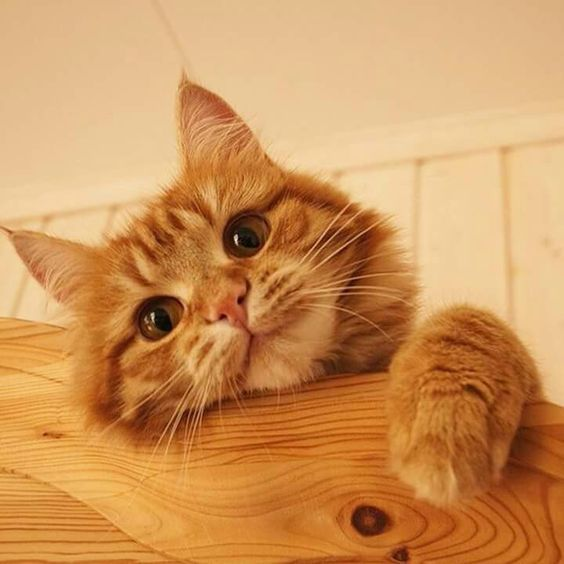
#> input picture practical/images/cat.jpg, 564 x 564 px
$ python gaussiannoise.py
#> lines starting #> are read from the running program, lines starting #| are printed output that depends on the picture
import cv2
import numpy as np

img = cv2.imread("images/cat.jpg", 0)
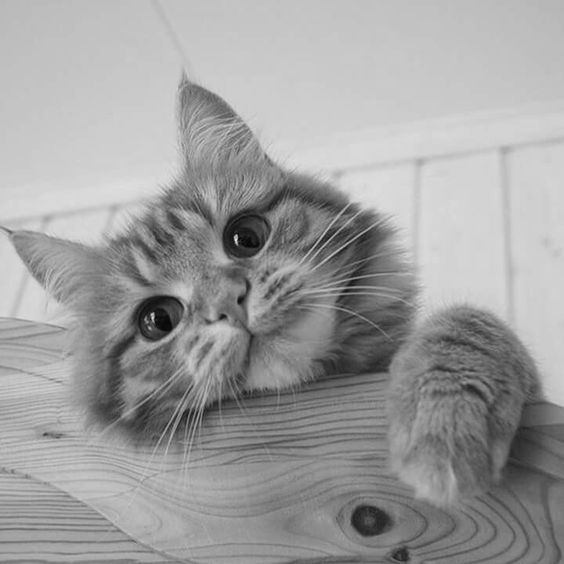
#> img: shape (564, 564); min 2, max 232, mean 158.6

height, width = img.shape
#> height = 564; width = 564

mean = 0
std = 50

gaussian_noise = np.zeros(shape=(height, width), dtype=np.uint8)

for i in range(height):
    for j in range(width):
        gaussian_noise[i, j] = img[i, j] + np.random.normal(mean, std)
        gaussian_noise[i, j] = np.clip(gaussian_noise[i, j], 0, 255)
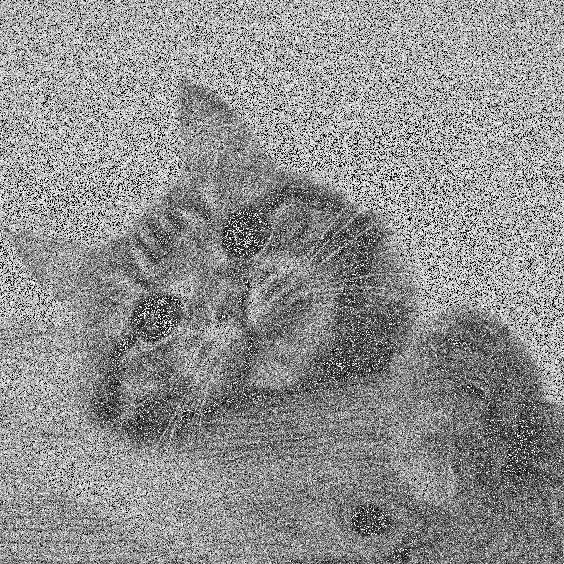
#> gaussian_noise: shape (564, 564); min 0, max 255, mean 143.7


cv2.imshow("Original", img)

cv2.imshow("Gaussian Noise", gaussian_noise)

cv2.waitKey(0)

cv2.destroyAllWindows()

$ run again, with practical/images/say.jpg copied over practical/images/cat.jpg
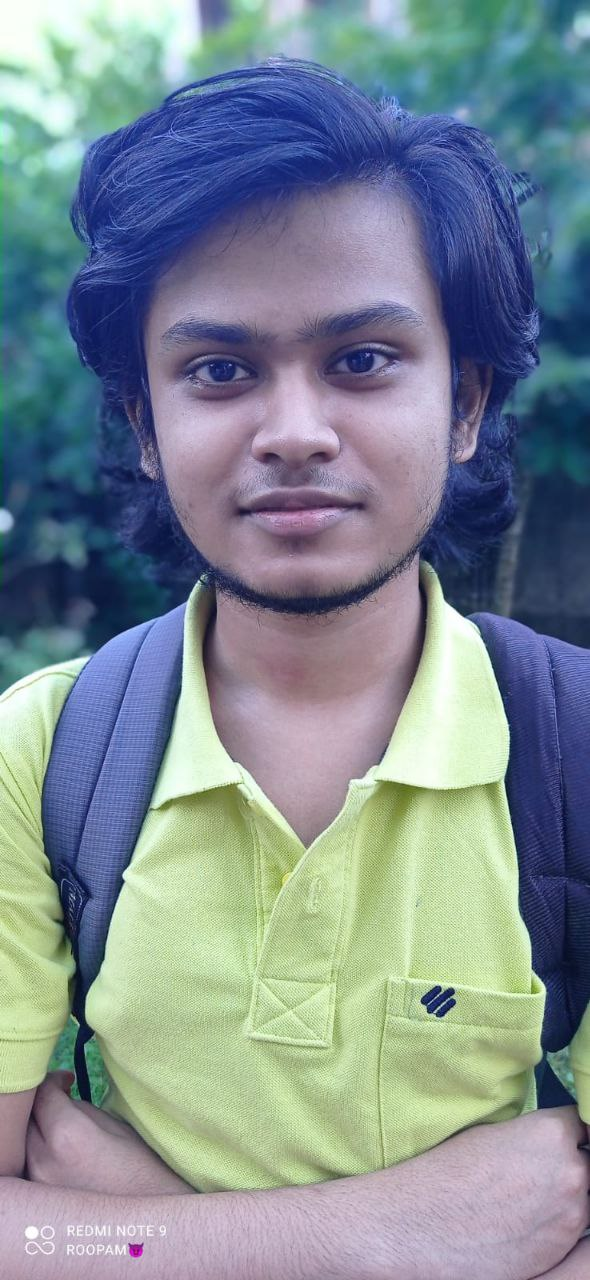
#> input picture practical/images/say.jpg, 590 x 1280 px
#> `img = cv2.imread("images/cat.jpg", 0)`:
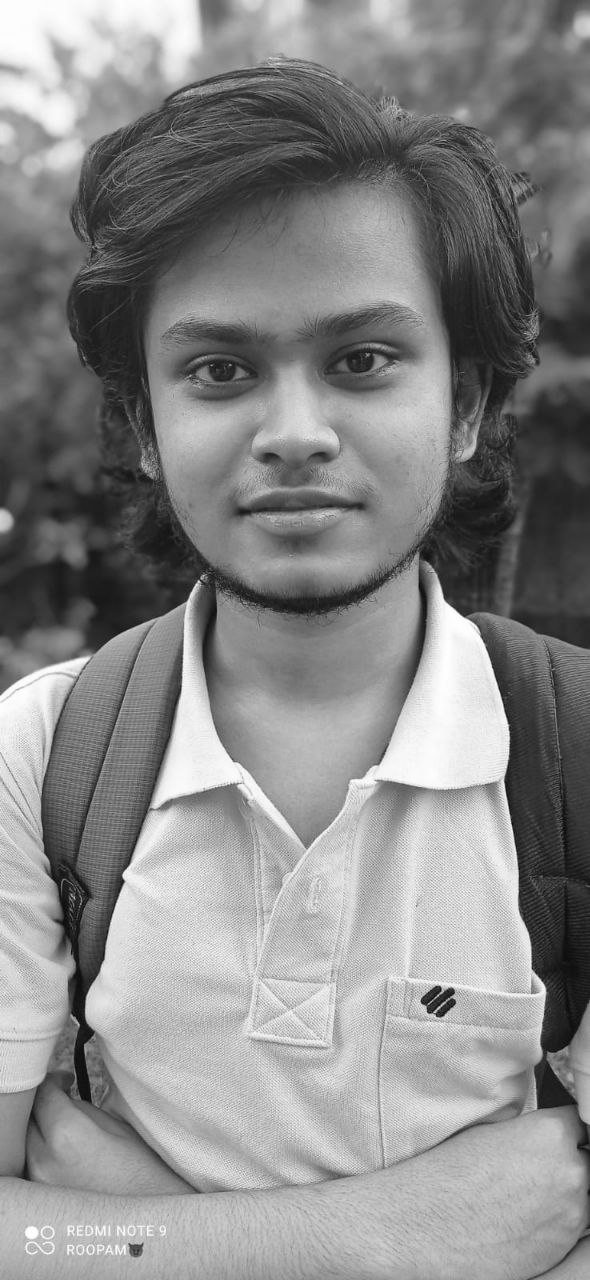
#> img: shape (1280, 590); min 4, max 255, mean 136.4
#> after the loop `for i in range(height):`:
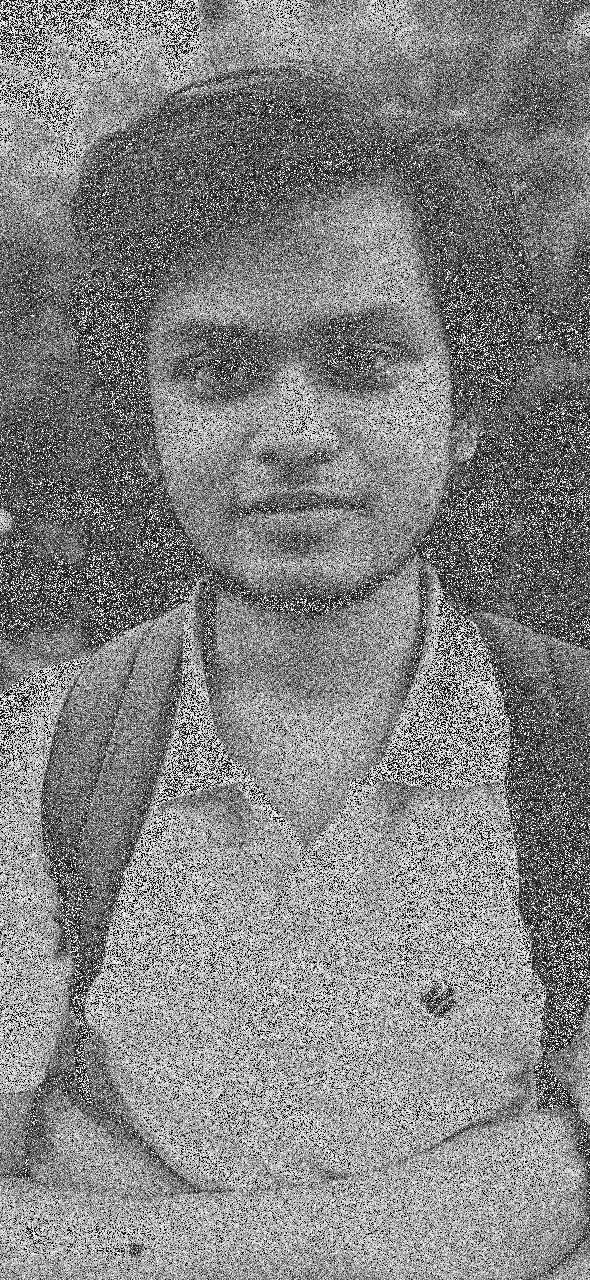
#> gaussian_noise: shape (1280, 590); min 0, max 255, mean 130.5
